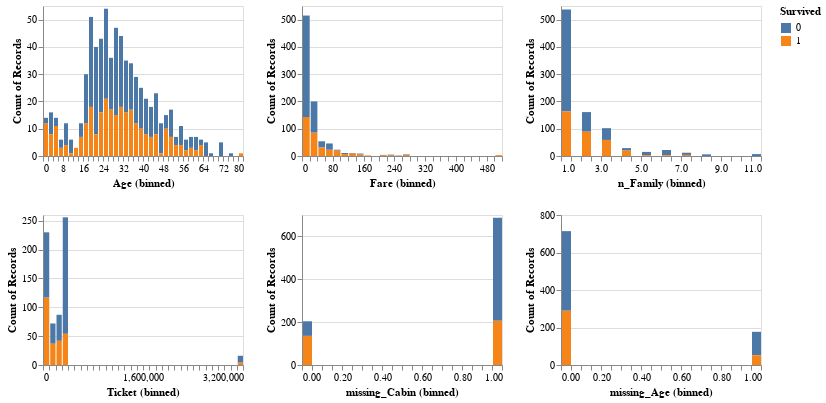

Notebook code for this chart:
### Markdown cell above
# EDA

### Code cell
alt.Chart(train_df).mark_bar().encode(
    alt.X(alt.repeat(), type='quantitative', bin=alt.Bin(maxbins=40)),
    y='count()',
    fill='Survived'
).properties(
    width=200,
    height=150
).repeat(
    ['Age', 'Fare', 'n_Family', 'Ticket', 'missing_Cabin', 'missing_Age'],
    columns=3
)

### Figure 1 — Vega-Lite specification as saved in the notebook (floating-point values rounded to 4 significant figures; data arrays with more than 128 entries replaced by an {"elided": "..."} marker saying what was removed)
{"$schema": "https://vega.github.io/schema/vega-lite/v4.8.1.json", "columns": 3, "config": {"view": {"continuousHeight": 300, "continuousWidth": 400}}, "datasets": {"data-654b836b1e4952a476fcfb800c8aac3d": {"elided": "891 records"}}, "repeat": ["Age", "Fare", "n_Family", "Ticket", "missing_Cabin", "missing_Age"], "spec": {"data": {"name": "data-654b836b1e4952a476fcfb800c8aac3d"}, "encoding": {"fill": {"field": "Survived", "type": "nominal"}, "x": {"bin": {"maxbins": 40}, "field": {"repeat": "repeat"}, "type": "quantitative"}, "y": {"aggregate": "count", "type": "quantitative"}}, "height": 150, "mark": "bar", "width": 200}}
